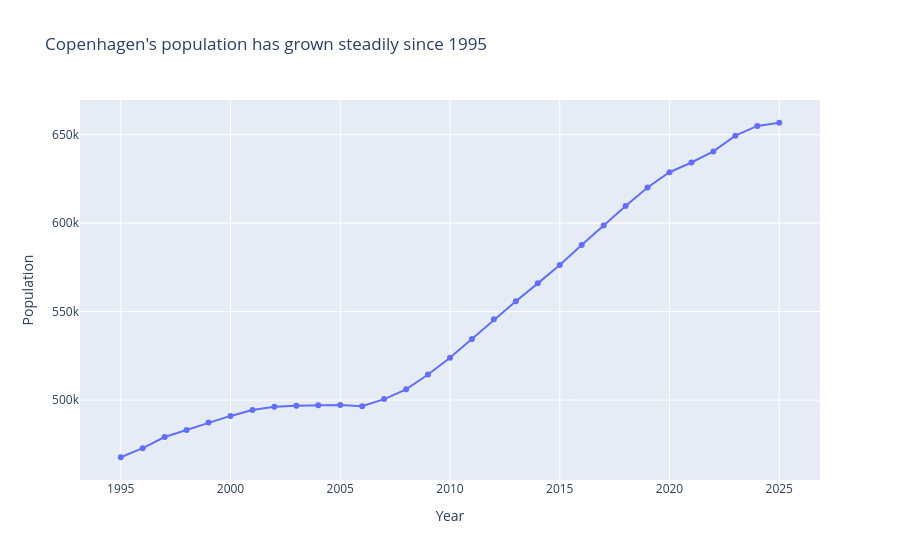

Notebook cell for this chart:
### Markdown cell above
### 7.1 Copenhagen's total population growth, 1995–2025

Before looking at demographic composition, we establish the baseline: Copenhagen's overall population has grown substantially since 1995. A simple line chart is the right choice here — the story is purely about a single trend over time, and a line chart communicates that more cleanly than any other format. It sets the stage for everything that follows: a growing city is a city that is also changing.

### Code cell
total_pop = (
    population_long[
        population_long["ancestry"] == "Ancestry total"
    ]
    .groupby("year", as_index=False)["population"]
    .sum()
)

fig = px.line(
    total_pop,
    x="year",
    y="population",
    markers=True,
    title="Copenhagen's population has grown steadily since 1995",
    labels={"year": "Year", "population": "Population"}
)

plt.savefig("images/fig_16_population_forecast_line_chart.png", bbox_inches='tight')
fig.show()

### Figure 1 — Plotly figure (JSON) as saved in the notebook; plotly's stock layout.template omitted (floating-point values rounded to 4 significant figures)
{"data": [{"hovertemplate": "Year=%{x}<br>Population=%{y}<extra></extra>", "legendgroup": "", "line": {"color": "#636efa", "dash": "solid"}, "marker": {"symbol": "circle"}, "mode": "lines+markers", "name": "", "orientation": "v", "showlegend": false, "type": "scatter", "x": [1995, 1996, 1997, 1998, 1999, 2000, 2001, 2002, 2003, 2004, 2005, 2006, 2007, 2008, 2009, 2010, 2011, 2012, 2013, 2014, 2015, 2016, 2017, 2018, 2019, 2020, 2021, 2022, 2023, 2024, 2025], "xaxis": "x", "y": [467700.0, 472800.0, 479100.0, 483100.0, 487400.0, 491000.0, 494300.0, 496200.0, 496800.0, 497000.0, 497200.0, 496500.0, 500500.0, 506100.0, 514500.0, 523900.0, 534600.0, 545600.0, 555800.0, 566000.0, 576300.0, 587700.0, 598800.0, 609700.0, 620200.0, 628800.0, 634300.0, 640600.0, 649500.0, 655000.0, 656800.0], "yaxis": "y"}], "layout": {"legend": {"tracegroupgap": 0}, "title": {"text": "Copenhagen's population has grown steadily since 1995"}, "xaxis": {"anchor": "y", "domain": [0, 1], "title": {"text": "Year"}}, "yaxis": {"anchor": "x", "domain": [0, 1], "title": {"text": "Population"}}}}
